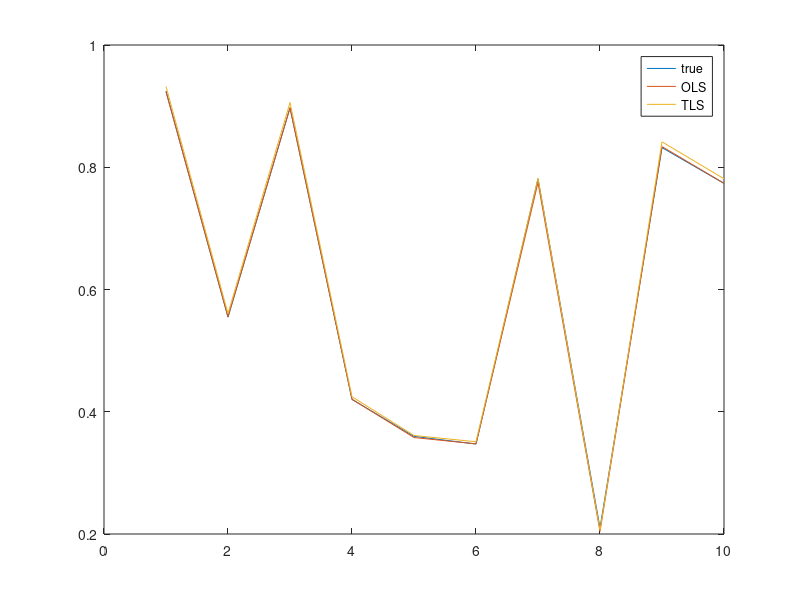
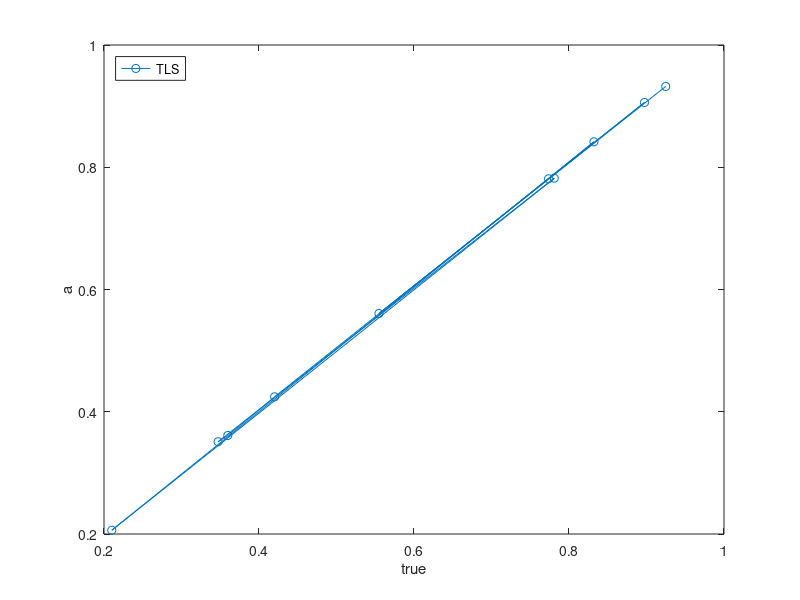
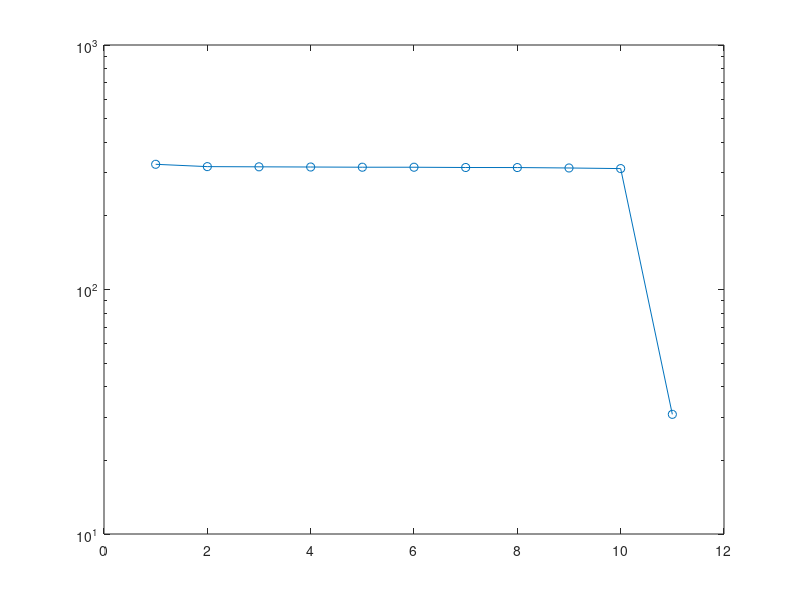

Recreate these plots in MATLAB, in order.
%
randn('state', 34234);
rand('state', 334);

m = 1e5;
n = 10;

a = rand(n, 1);

X = randn(m, n);
Y = X * a + randn(m, 1);

a
est_a = X \ Y

fact = 0.1;  % fact->0, TLS -> OLS
[u, s, v] = svd([fact*Y X], 'econ');
tls_a = -v(2:end, end) / (v(1, end)*fact)

figure(10)
plot(1:n, a, 1:n, est_a, 1:n, tls_a);
legend('true', 'OLS', 'TLS');

figure(11)
plot(a, tls_a, '-o');
legend('TLS');

xlabel('true');
ylabel('a');
legend('location', 'northwest');

figure(13);
semilogy(diag(s), '-o');
